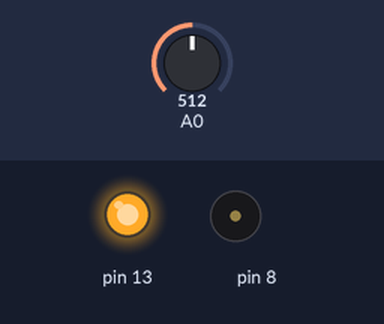
Recording of a sketch running on a simulated Arduino Uno, built with avr-gcc and run on an emulated ATmega328P. On the bench: output pins drawn as LEDs (lit = HIGH), buzzer (waves = sounding). Inputs (shaded band) come from the test bench; at power-on: A0 = 512.

Above: at 0.1 s.
At 5.1 s:
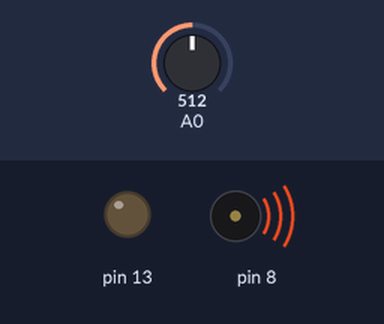
Timing chart, 0 to 6.6 s (numbered marks = the images above):
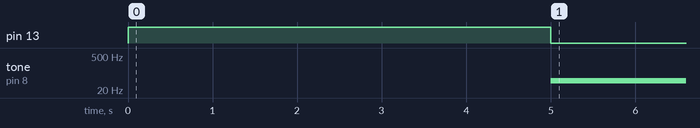

Measured:
- by itself, tone on pin 8: silent → 49 Hz at 5.0 s

The sketch:

06-light-theramin.ino
```cpp
int sensorValue;
int sensorLow = 1023;
int sensorHigh = 0;

void setup() {
  pinMode(13, OUTPUT);
  digitalWrite(13, HIGH);
  while (millis() < 5000) {
    sensorValue = analogRead(A0);
    if (sensorValue > sensorHigh) {
      sensorHigh = sensorValue;
    }
    if (sensorValue < sensorLow) {
      sensorLow = sensorValue;
    }
  }
  digitalWrite(13, LOW);
}

void loop() {
  sensorValue = analogRead(A0);
  int pitch = map(sensorValue, sensorLow, sensorHigh, 50, 4000);
  tone(8, pitch, 20);
  delay(10);
}
```
